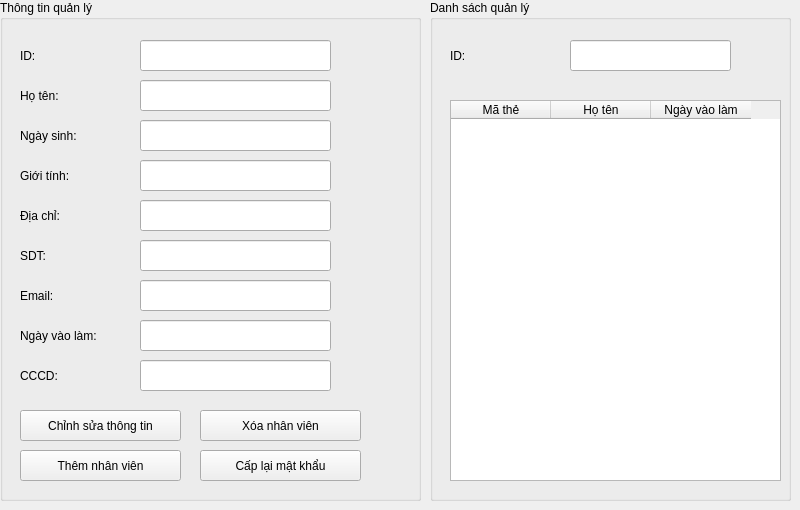
       <widget class="QWidget" name="tab_4">
        <attribute name="title">
         <string>Quản lý</string>
        </attribute>
        <widget class="QGroupBox" name="groupBox_5">
         <property name="geometry">
          <rect>
           <x>0</x>
           <y>0</y>
           <width>421</width>
           <height>501</height>
          </rect>
         </property>
         <property name="title">
          <string>Thông tin quản lý</string>
         </property>
         <widget class="QLabel" name="label_32">
          <property name="geometry">
           <rect>
            <x>20</x>
            <y>40</y>
            <width>81</width>
            <height>31</height>
           </rect>
          </property>
          <property name="text">
           <string>ID:</string>
          </property>
         </widget>
         <widget class="QLineEdit" name="lineEdit_6">
          <property name="geometry">
           <rect>
            <x>140</x>
            <y>40</y>
            <width>191</width>
            <height>31</height>
           </rect>
          </property>
         </widget>
         <widget class="QLineEdit" name="lineEdit_7">
          <property name="geometry">
           <rect>
            <x>140</x>
            <y>80</y>
            <width>191</width>
            <height>31</height>
           </rect>
          </property>
         </widget>
         <widget class="QLabel" name="label_33">
          <property name="geometry">
           <rect>
            <x>20</x>
            <y>80</y>
            <width>81</width>
            <height>31</height>
           </rect>
          </property>
          <property name="text">
           <string>Họ tên:</string>
          </property>
         </widget>
         <widget class="QLineEdit" name="lineEdit_8">
          <property name="geometry">
           <rect>
            <x>140</x>
            <y>120</y>
            <width>191</width>
            <height>31</height>
           </rect>
          </property>
         </widget>
         <widget class="QLabel" name="label_34">
          <property name="geometry">
           <rect>
            <x>20</x>
            <y>120</y>
            <width>81</width>
            <height>31</height>
           </rect>
          </property>
          <property name="text">
           <string>Ngày sinh:</string>
          </property>
         </widget>
         <widget class="QLineEdit" name="lineEdit_9">
          <property name="geometry">
           <rect>
            <x>140</x>
            <y>160</y>
            <width>191</width>
            <height>31</height>
           </rect>
          </property>
         </widget>
         <widget class="QLabel" name="label_35">
          <property name="geometry">
           <rect>
            <x>20</x>
            <y>160</y>
            <width>81</width>
            <height>31</height>
           </rect>
          </property>
          <property name="text">
           <string>Giới tính:</string>
          </property>
         </widget>
         <widget class="QLineEdit" name="lineEdit_10">
          <property name="geometry">
           <rect>
            <x>140</x>
            <y>200</y>
            <width>191</width>
            <height>31</height>
           </rect>
          </property>
         </widget>
         <widget class="QLabel" name="label_36">
          <property name="geometry">
           <rect>
            <x>20</x>
            <y>200</y>
            <width>81</width>
            <height>31</height>
           </rect>
          </property>
          <property name="text">
           <string>Địa chỉ:</string>
          </property>
         </widget>
         <widget class="QLineEdit" name="lineEdit_11">
          <property name="geometry">
           <rect>
            <x>140</x>
            <y>240</y>
            <width>191</width>
            <height>31</height>
           </rect>
          </property>
         </widget>
         <widget class="QLabel" name="label_37">
          <property name="geometry">
           <rect>
            <x>20</x>
            <y>240</y>
            <width>81</width>
            <height>31</height>
           </rect>
          </property>
          <property name="text">
           <string>SDT:</string>
          </property>
         </widget>
         <widget class="QLineEdit" name="lineEdit_12">
          <property name="geometry">
           <rect>
            <x>140</x>
            <y>280</y>
            <width>191</width>
            <height>31</height>
           </rect>
          </property>
         </widget>
         <widget class="QLabel" name="label_38">
          <property name="geometry">
           <rect>
            <x>20</x>
            <y>280</y>
            <width>81</width>
            <height>31</height>
           </rect>
          </property>
          <property name="text">
           <string>Email:</string>
          </property>
         </widget>
         <widget class="QLineEdit" name="lineEdit_13">
          <property name="geometry">
           <rect>
            <x>140</x>
            <y>320</y>
            <width>191</width>
            <height>31</height>
           </rect>
          </property>
         </widget>
         <widget class="QLabel" name="label_39">
          <property name="geometry">
           <rect>
            <x>20</x>
            <y>320</y>
            <width>111</width>
            <height>31</height>
           </rect>
          </property>
          <property name="text">
           <string>Ngày vào làm:</string>
          </property>
         </widget>
         <widget class="QLineEdit" name="lineEdit_14">
          <property name="geometry">
           <rect>
            <x>140</x>
            <y>360</y>
            <width>191</width>
            <height>31</height>
           </rect>
          </property>
         </widget>
         <widget class="QLabel" name="label_40">
          <property name="geometry">
           <rect>
            <x>20</x>
            <y>360</y>
            <width>81</width>
            <height>31</height>
           </rect>
          </property>
          <property name="text">
           <string>CCCD:</string>
          </property>
         </widget>
         <widget class="QPushButton" name="pushButton_13">
          <property name="geometry">
           <rect>
            <x>20</x>
            <y>410</y>
            <width>161</width>
            <height>31</height>
           </rect>
          </property>
          <property name="text">
           <string>Chỉnh sửa thông tin</string>
          </property>
         </widget>
         <widget class="QPushButton" name="pushButton_16">
          <property name="geometry">
           <rect>
            <x>200</x>
            <y>410</y>
            <width>161</width>
            <height>31</height>
           </rect>
          </property>
          <property name="text">
           <string>Xóa nhân viên</string>
          </property>
         </widget>
         <widget class="QPushButton" name="pushButton_17">
          <property name="geometry">
           <rect>
            <x>20</x>
            <y>450</y>
            <width>161</width>
            <height>31</height>
           </rect>
          </property>
          <property name="text">
           <string>Thêm nhân viên</string>
          </property>
         </widget>
         <widget class="QPushButton" name="pushButton_18">
          <property name="geometry">
           <rect>
            <x>200</x>
            <y>450</y>
            <width>161</width>
            <height>31</height>
           </rect>
          </property>
          <property name="text">
           <string>Cấp lại mật khẩu</string>
          </property>
         </widget>
        </widget>
        <widget class="QGroupBox" name="groupBox_6">
         <property name="geometry">
          <rect>
           <x>430</x>
           <y>0</y>
           <width>361</width>
           <height>501</height>
          </rect>
         </property>
         <property name="title">
          <string>Danh sách quản lý</string>
         </property>
         <widget class="QLabel" name="label_41">
          <property name="geometry">
           <rect>
            <x>20</x>
            <y>40</y>
            <width>81</width>
            <height>31</height>
           </rect>
          </property>
          <property name="text">
           <string>ID:</string>
          </property>
         </widget>
         <widget class="QLineEdit" name="lineEdit_15">
          <property name="geometry">
           <rect>
            <x>140</x>
            <y>40</y>
            <width>161</width>
            <height>31</height>
           </rect>
          </property>
         </widget>
         <widget class="QTableWidget" name="tableWidget_3">
          <property name="geometry">
           <rect>
            <x>20</x>
            <y>100</y>
            <width>331</width>
            <height>381</height>
           </rect>
          </property>
          <column>
           <property name="text">
            <string>Mã thẻ</string>
           </property>
          </column>
          <column>
           <property name="text">
            <string>Họ tên</string>
           </property>
          </column>
          <column>
           <property name="text">
            <string>Ngày vào làm</string>
           </property>
          </column>
         </widget>
        </widget>
       </widget>
